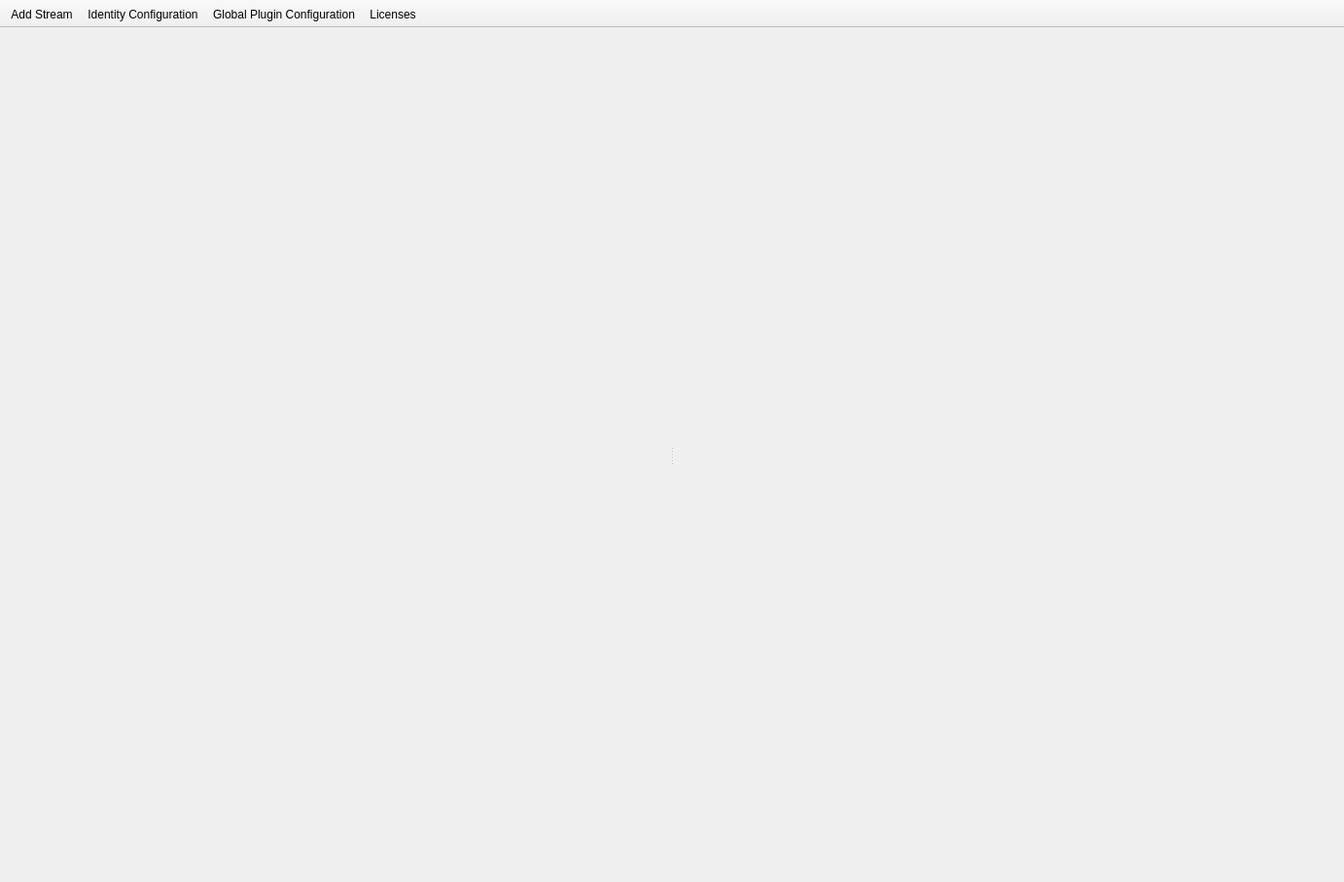
<?xml version="1.0" encoding="UTF-8"?>
<ui version="4.0">
 <class>MainWindow</class>
 <widget class="QMainWindow" name="MainWindow">
  <property name="geometry">
   <rect>
    <x>0</x>
    <y>0</y>
    <width>1382</width>
    <height>907</height>
   </rect>
  </property>
  <property name="windowTitle">
   <string>Dilili BrainFrame</string>
  </property>
  <widget class="QWidget" name="centralwidget">
   <layout class="QVBoxLayout" name="verticalLayout">
    <item>
     <widget class="QSplitter" name="video_splitter">
      <property name="orientation">
       <enum>Qt::Horizontal</enum>
      </property>
      <property name="childrenCollapsible">
       <bool>false</bool>
      </property>
      <widget class="VideoThumbnailView" name="video_thumbnail_view"/>
      <widget class="VideoExpandedView" name="video_expanded_view"/>
     </widget>
    </item>
   </layout>
  </widget>
  <widget class="QToolBar" name="tool_bar">
   <property name="windowTitle">
    <string>toolBar</string>
   </property>
   <property name="movable">
    <bool>false</bool>
   </property>
   <property name="toolButtonStyle">
    <enum>Qt::ToolButtonTextBesideIcon</enum>
   </property>
   <attribute name="toolBarArea">
    <enum>TopToolBarArea</enum>
   </attribute>
   <attribute name="toolBarBreak">
    <bool>false</bool>
   </attribute>
   <addaction name="add_stream_action"/>
   <addaction name="configure_identity_action"/>
   <addaction name="plugin_config_action"/>
   <addaction name="show_about_page_action"/>
  </widget>
  <action name="add_stream_action">
   <property name="text">
    <string>Add Stream</string>
   </property>
   <property name="toolTip">
    <string>Click here to add a new stream source!</string>
   </property>
  </action>
  <action name="configure_identity_action">
   <property name="text">
    <string>Identity Configuration</string>
   </property>
   <property name="toolTip">
    <string>Configure identities</string>
   </property>
  </action>
  <action name="show_about_page_action">
   <property name="text">
    <string>Licenses</string>
   </property>
   <property name="toolTip">
    <string>Open source licenses</string>
   </property>
  </action>
  <action name="plugin_config_action">
   <property name="text">
    <string>Global Plugin Configuration</string>
   </property>
   <property name="toolTip">
    <string>Edit the options for plugins and apply it to all streams that don't have specific options set already.</string>
   </property>
  </action>
 </widget>
 <customwidgets>
  <customwidget>
   <class>VideoExpandedView</class>
   <extends>QWidget</extends>
   <header>brainframe.client.ui.main_window.video_expanded_view.video_expanded_view</header>
  </customwidget>
  <customwidget>
   <class>VideoThumbnailView</class>
   <extends>QWidget</extends>
   <header>brainframe.client.ui.main_window.video_thumbnail_view.video_thumbnail_view</header>
  </customwidget>
 </customwidgets>
 <resources/>
 <connections>
  <connection>
   <sender>video_expanded_view</sender>
   <signal>expanded_stream_closed_signal()</signal>
   <receiver>MainWindow</receiver>
   <slot>hide_video_expanded_view()</slot>
   <hints>
    <hint type="sourcelabel">
     <x>1034</x>
     <y>178</y>
    </hint>
    <hint type="destinationlabel">
     <x>753</x>
     <y>3</y>
    </hint>
   </hints>
  </connection>
  <connection>
   <sender>video_thumbnail_view</sender>
   <signal>thumbnail_stream_clicked_signal(PyQt_PyObject)</signal>
   <receiver>video_expanded_view</receiver>
   <slot>open_expanded_view_slot(PyQt_PyObject)</slot>
   <hints>
    <hint type="sourcelabel">
     <x>108</x>
     <y>122</y>
    </hint>
    <hint type="destinationlabel">
     <x>1034</x>
     <y>163</y>
    </hint>
   </hints>
  </connection>
  <connection>
   <sender>video_expanded_view</sender>
   <signal>expanded_stream_closed_signal()</signal>
   <receiver>video_thumbnail_view</receiver>
   <slot>expand_thumbnail_layouts_slot()</slot>
   <hints>
    <hint type="sourcelabel">
     <x>1034</x>
     <y>194</y>
    </hint>
    <hint type="destinationlabel">
     <x>108</x>
     <y>154</y>
    </hint>
   </hints>
  </connection>
  <connection>
   <sender>video_thumbnail_view</sender>
   <signal>thumbnail_stream_clicked_signal(PyQt_PyObject)</signal>
   <receiver>MainWindow</receiver>
   <slot>show_video_expanded_view()</slot>
   <hints>
    <hint type="sourcelabel">
     <x>108</x>
     <y>96</y>
    </hint>
    <hint type="destinationlabel">
     <x>194</x>
     <y>2</y>
    </hint>
   </hints>
  </connection>
  <connection>
   <sender>video_expanded_view</sender>
   <signal>stream_delete_signal(PyQt_PyObject)</signal>
   <receiver>video_thumbnail_view</receiver>
   <slot>delete_stream_slot(PyQt_PyObject)</slot>
   <hints>
    <hint type="sourcelabel">
     <x>1034</x>
     <y>372</y>
    </hint>
    <hint type="destinationlabel">
     <x>108</x>
     <y>272</y>
    </hint>
   </hints>
  </connection>
  <connection>
   <sender>add_stream_action</sender>
   <signal>triggered()</signal>
   <receiver>MainWindow</receiver>
   <slot>new_stream()</slot>
   <hints>
    <hint type="sourcelabel">
     <x>-1</x>
     <y>-1</y>
    </hint>
    <hint type="destinationlabel">
     <x>522</x>
     <y>328</y>
    </hint>
   </hints>
  </connection>
  <connection>
   <sender>configure_identity_action</sender>
   <signal>triggered()</signal>
   <receiver>MainWindow</receiver>
   <slot>show_identities_dialog()</slot>
   <hints>
    <hint type="sourcelabel">
     <x>-1</x>
     <y>-1</y>
    </hint>
    <hint type="destinationlabel">
     <x>522</x>
     <y>328</y>
    </hint>
   </hints>
  </connection>
  <connection>
   <sender>show_about_page_action</sender>
   <signal>triggered()</signal>
   <receiver>MainWindow</receiver>
   <slot>show_about_page_dialog()</slot>
   <hints>
    <hint type="sourcelabel">
     <x>-1</x>
     <y>-1</y>
    </hint>
    <hint type="destinationlabel">
     <x>522</x>
     <y>328</y>
    </hint>
   </hints>
  </connection>
  <connection>
   <sender>plugin_config_action</sender>
   <signal>triggered()</signal>
   <receiver>MainWindow</receiver>
   <slot>show_global_plugin_config_dialog()</slot>
   <hints>
    <hint type="sourcelabel">
     <x>-1</x>
     <y>-1</y>
    </hint>
    <hint type="destinationlabel">
     <x>522</x>
     <y>328</y>
    </hint>
   </hints>
  </connection>
 </connections>
 <slots>
  <slot>show_video_expanded_view()</slot>
  <slot>hide_video_expanded_view()</slot>
  <slot>show_identities_dialog()</slot>
  <slot>new_stream()</slot>
  <slot>show_about_page_dialog()</slot>
  <slot>show_global_plugin_config_dialog()</slot>
 </slots>
</ui>
